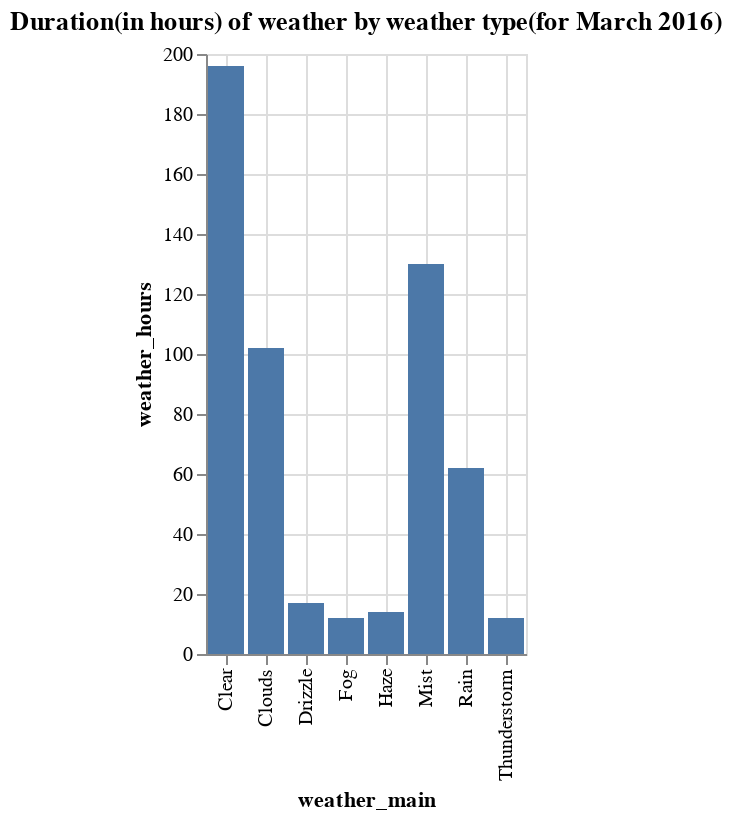

Notebook source saved alongside this figure:
### Code cell
%chart weather_main, weather_hours, width = 500, title = "Duration(in hours) of weather by weather type(for March 2016)"

### Figure 1 — Vega-Lite specification as saved in the notebook (floating-point values rounded to 4 significant figures)
{"$schema": "https://vega.github.io/schema/vega-lite/v3.json", "data": {"format": {"type": "csv"}, "values": "\"weather_hours\",\"weather_main\"\n\"196\",\"Clear\"\n\"62\",\"Rain\"\n\"130\",\"Mist\"\n\"12\",\"Fog\"\n\"14\",\"Haze\"\n\"12\",\"Thunderstorm\"\n\"17\",\"Drizzle\"\n\"102\",\"Clouds\"\n"}, "encoding": {"x": {"axis": {"grid": true, "title": "weather_main"}, "field": "weather_main", "type": "nominal"}, "y": {"axis": {"grid": true, "title": "weather_hours"}, "field": "weather_hours", "type": "quantitative"}}, "mark": {"color": "#4C78A8", "type": "bar"}, "title": "Duration(in hours) of weather by weather type(for March 2016)", "width": "500"}
